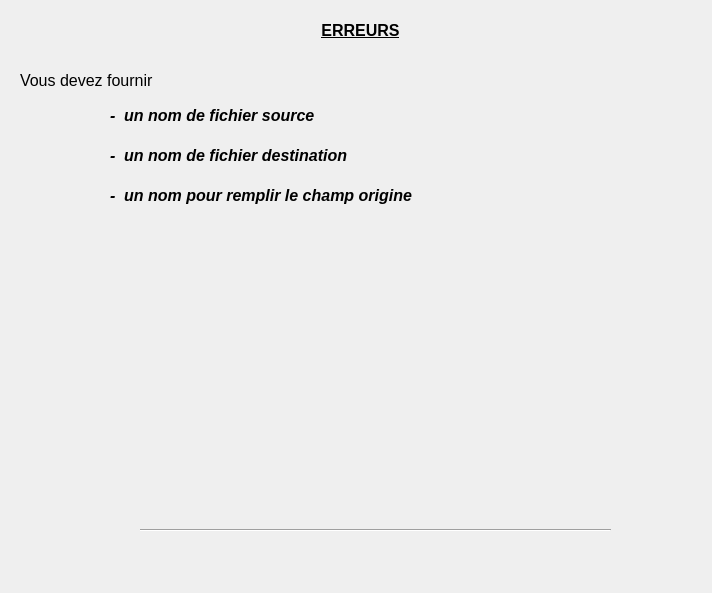
<?xml version="1.0" encoding="UTF-8"?>
<ui version="4.0">
 <class>Dialog</class>
 <widget class="QDialog" name="Dialog">
  <property name="geometry">
   <rect>
    <x>0</x>
    <y>0</y>
    <width>712</width>
    <height>593</height>
   </rect>
  </property>
  <property name="windowTitle">
   <string>Dialog</string>
  </property>
  <widget class="QLabel" name="label">
   <property name="geometry">
    <rect>
     <x>20</x>
     <y>10</y>
     <width>681</width>
     <height>41</height>
    </rect>
   </property>
   <property name="font">
    <font>
     <pointsize>12</pointsize>
     <weight>75</weight>
     <bold>true</bold>
     <underline>true</underline>
    </font>
   </property>
   <property name="text">
    <string>ERREURS</string>
   </property>
   <property name="alignment">
    <set>Qt::AlignCenter</set>
   </property>
  </widget>
  <widget class="QLabel" name="label_5">
   <property name="geometry">
    <rect>
     <x>20</x>
     <y>70</y>
     <width>681</width>
     <height>20</height>
    </rect>
   </property>
   <property name="font">
    <font>
     <pointsize>12</pointsize>
    </font>
   </property>
   <property name="text">
    <string>Vous devez fournir</string>
   </property>
  </widget>
  <widget class="QLabel" name="label_7">
   <property name="geometry">
    <rect>
     <x>110</x>
     <y>100</y>
     <width>451</width>
     <height>31</height>
    </rect>
   </property>
   <property name="font">
    <font>
     <pointsize>12</pointsize>
     <weight>75</weight>
     <italic>true</italic>
     <bold>true</bold>
    </font>
   </property>
   <property name="text">
    <string>-  un nom de fichier source</string>
   </property>
  </widget>
  <widget class="Line" name="line_2">
   <property name="geometry">
    <rect>
     <x>140</x>
     <y>520</y>
     <width>471</width>
     <height>20</height>
    </rect>
   </property>
   <property name="orientation">
    <enum>Qt::Horizontal</enum>
   </property>
  </widget>
  <widget class="QLabel" name="label_8">
   <property name="geometry">
    <rect>
     <x>110</x>
     <y>140</y>
     <width>451</width>
     <height>31</height>
    </rect>
   </property>
   <property name="font">
    <font>
     <pointsize>12</pointsize>
     <weight>75</weight>
     <italic>true</italic>
     <bold>true</bold>
    </font>
   </property>
   <property name="text">
    <string>-  un nom de fichier destination</string>
   </property>
  </widget>
  <widget class="QLabel" name="label_9">
   <property name="geometry">
    <rect>
     <x>110</x>
     <y>180</y>
     <width>451</width>
     <height>31</height>
    </rect>
   </property>
   <property name="font">
    <font>
     <pointsize>12</pointsize>
     <weight>75</weight>
     <italic>true</italic>
     <bold>true</bold>
    </font>
   </property>
   <property name="text">
    <string>-  un nom pour remplir le champ origine</string>
   </property>
  </widget>
 </widget>
 <resources/>
 <connections/>
</ui>
